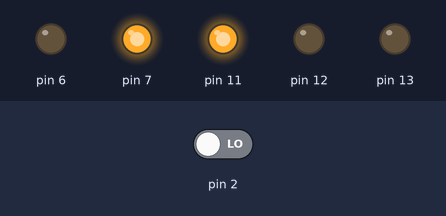
The sketch below on a simulated Arduino Uno, built with avr-gcc and run on an emulated ATmega328P. Parts: output pins drawn as LEDs (lit = HIGH). The test bench sets the inputs (shaded band); at power-on: pin 2 LOW.

Above: at 1.2 s.
1.3 s: pin 2 driven HIGH
At 2.7 s:
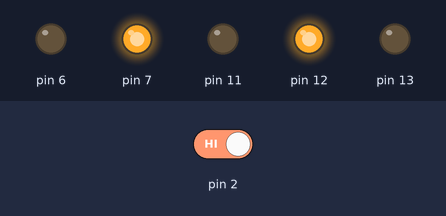
At 5.0 s:
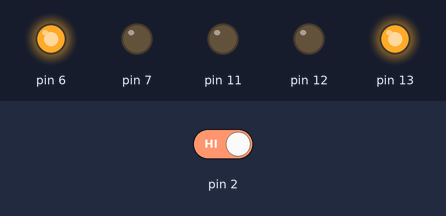
5.8 s: pin 2 driven LOW
At 8.5 s:
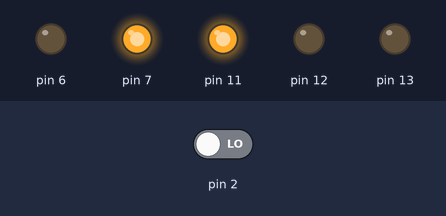
Timing chart, 0 to 10.0 s (numbered marks = the images above; inputs shaded):
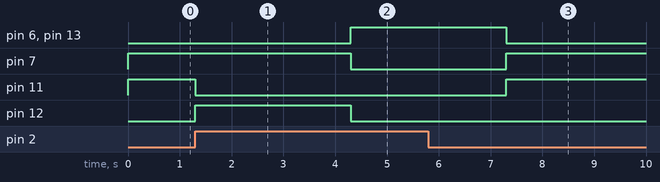

Measured:
- after the input at 1.3 s, pin 6, pin 13: LOW → HIGH after 3.0 s; pin 7: HIGH → LOW after 3.0 s; pin 11: HIGH → LOW at once; pin 12: LOW → HIGH at once, → LOW 3.0 s later
- after the input at 5.8 s, pin 6, pin 13: goes on until 7.3 s, then stays LOW; pin 7: goes on until 7.3 s, then stays HIGH; pin 11: LOW → HIGH after 1.5 s; pin 12: stays LOW (without the input it goes to HIGH after 1.5 s)

The sketch:

06-Sem_foro-de-Pedestres.ino
```cpp
/**
  Leitura Digital - semáforo de pedestres
  @author Anderson Wilmer
  Data: 12 de setembro de 2025
*/

int botao;

void setup() {
  // put your setup code here, to run once:
  pinMode(2, INPUT);
  pinMode(13, OUTPUT);
  pinMode(12, OUTPUT);
  pinMode(11, OUTPUT);

  pinMode(7, OUTPUT);
  pinMode(6, OUTPUT);

}

void loop() {
  digitalWrite(11, HIGH);
  digitalWrite(12, LOW);
  digitalWrite(13, LOW);

  digitalWrite(7, HIGH);
  digitalWrite(6, LOW);

  botao = digitalRead(2);
  //Uso da estrutura if --- else
  if (botao == 1){
    digitalWrite(11, LOW);
    digitalWrite(12, HIGH);
    digitalWrite(13, LOW);

    digitalWrite(7, HIGH);
    digitalWrite(6, LOW);

    delay(3000);

    digitalWrite(11, LOW);
    digitalWrite(12, LOW);
    digitalWrite(13, HIGH);

    digitalWrite(7, LOW);
    digitalWrite(6, HIGH);

    delay(3000);


  } else  {
    digitalWrite(11, HIGH);
    digitalWrite(12, LOW);
    digitalWrite(13, LOW);

    digitalWrite(7, HIGH);
    digitalWrite(6, LOW);
  }

}
```
